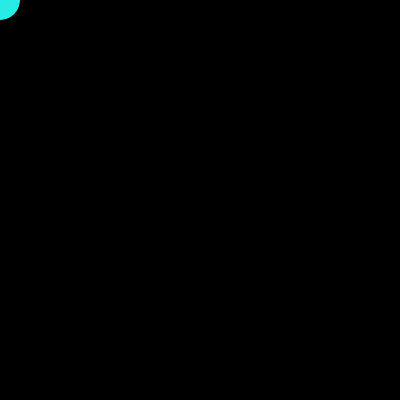
Frame 1 (no input)
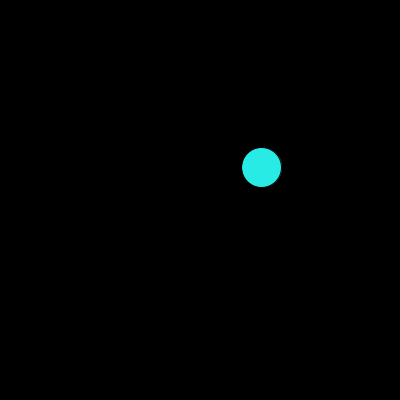
Frame 60 (the mouse pressed at the canvas centre just before this capture)
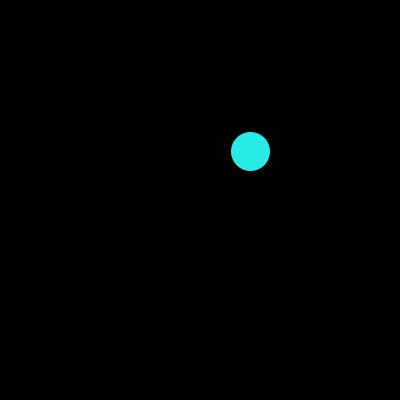
Frame 120 (the mouse held since frame 60 and released just before this capture)

The Processing sketch that drew these frames (run headless with seeded random() and noise(); from frame 60 on, the mouse is pressed at the canvas centre):

// Processing sketch: processing_150681
// ── processing_150681.pde

/*Alina Honhala
-Ejercicio: Simular el movimiento circular (w vueltas/seg) de
una punto que gira a una distancia r del centro*/

float x=0;
float y=0;
float dt=0.1; //incremento
float ang=0; //angulo
float r=70; //distancia
float c=40; //tamaño elipse

void setup() {
  size(400,400);
  smooth();
}
void draw() {
  background(#000000);
  fill(#27EBE4);

  ellipse(x,y,c,c);
  x=width/2 + r*cos(ang);
  y=height/2 + r*sin(ang);
  ang=ang+dt;
}
